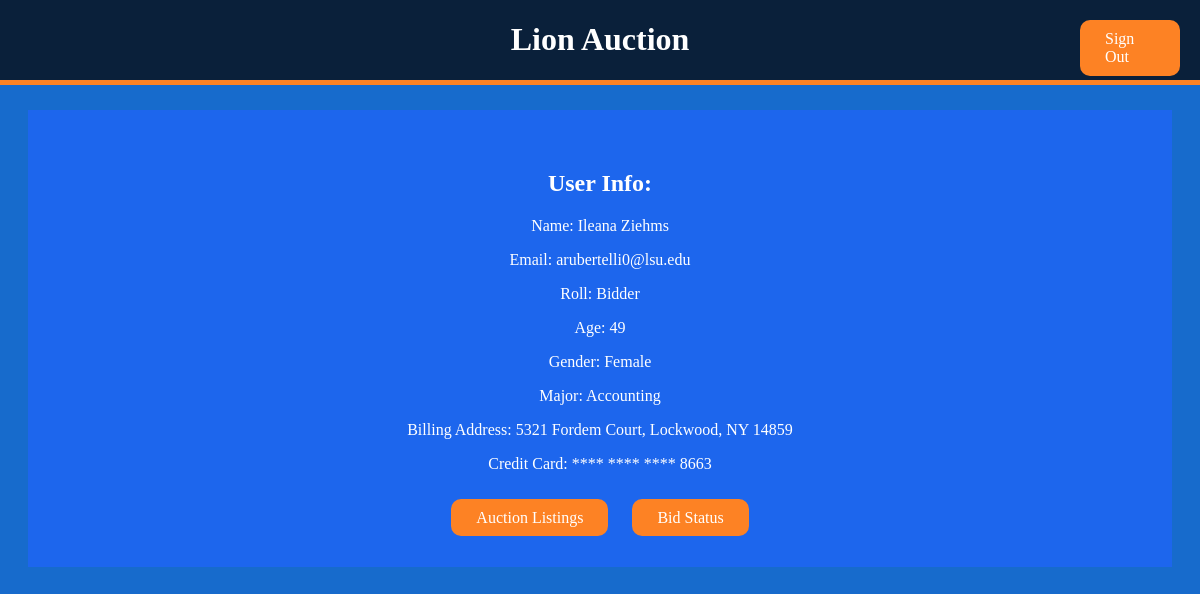
Screenshot of /bidderMain (signed in) with the database file from the repository.
### tables this page shows
CREATE TABLE bidders(email TEXT PRIMARY KEY , first_name TEXT, last_name TEXT, gender TEXT, age INTEGER, home_address_id TEXT, major TEXT, FOREIGN KEY (email) REFERENCES users(email));

### app.py (the view)
@app.route('/bidderMain', methods=['GET', 'POST'])
def bidderMainPage():
    username = session.get('username')
    connection = sql.connect('database.db')
    cursor = connection.execute(
        'SELECT first_name,last_name,age,gender,major,street_num,street_name,city,state,address.zipcode,credit_card_num '
        'FROM bidders,address,zipcode_info,credit_cards '
        'WHERE email=? '
        'AND bidders.home_address_id=address.address_ID '
        'AND address.zipcode=zipcode_info.zipcode '
        'AND bidders.email=credit_cards.Owner_email',
        (username,))
    userInfo = cursor.fetchone()
    data = {"name": userInfo[0] + " " + userInfo[1],
            "email": username,
            "roll": "Bidder",
            "age": userInfo[2],
            "gender": userInfo[3],
            "major": userInfo[4].title(),
            "address": str(userInfo[5]) + " " + userInfo[6] + ", " + userInfo[7] + ", " + userInfo[8] + " " + str(
                userInfo[9]),
            "card": "**** **** **** " + userInfo[10][-4:]
            }
    return render_template('bidderMain.html', data=data)

### templates/bidderMain.html (shortened to what this page needs)
<!DOCTYPE html>
<html lang="en" dir="ltr">
<head>
    <link rel="stylesheet" href="../static/css/mystyle.css">
</head>
<body>
<div class="header">
    <a class="buttonBig" style="position: fixed; margin: 20px 20px 20px 90%" href="/" role="button">Sign Out</a>
    <h1>Lion Auction</h1>
</div>
<div class="content">
    <div style="text-align: center">
        <div class="info" style="vertical-align: middle">
            <h2>User Info:</h2>
            <p>Name: {{ data.name }}</p>
            <p>Email: {{ data.email }}</p>
            <p>Roll: {{ data.roll }}</p>
            <p>Age: {{ data.age }}</p>
            <p>Gender: {{ data.gender }}</p>
            <p>Major: {{ data.major }}</p>
            <p>Billing Address: {{ data.address }}</p>
            <p>Credit Card: {{ data.card }}</p>
        </div>
        <div class="info" style="vertical-align: middle">
            <a class="buttonBig" style="margin-right: 20px" href="/auctionListings" role="button">Auction Listings</a>
            <a class="buttonBig" href="/bidStatus" role="button">Bid Status</a>
        </div>
    </div>
</div>
</body>
</html>

### static/css/mystyle.css (style rules this page uses)
:root { --main: #176BCC; --dark: #0A203A; --alt: #1D66ED; --accent: #FD8224; --darkalt: #15447B }
body { background-color: var(--main); }
h1 { text-align: center; }
h2 { color: white; }
a { border: 10px; }
.header { background-color: var(--dark); color: white; width: 100%; position: fixed; top: 0; left: 0; border-bottom: 5px solid var(--accent); }
.content { background-color: var(--alt); margin: 110px 20px 50px; padding: 30px 5px; }
.buttonBig { background-color: var(--accent); border: none; color: white; padding: 10px 25px; font-size: 16px; border-radius: 10px; text-decoration:none; }
.info { color: white; font-size: 16px; padding: 10px 25px; }

### rows the page displays
bidders: age "49", gender "Female", major "Accounting"

### other values shown
{{ data.name }} "Ileana Ziehms"
{{ data.email }} "arubertelli0@lsu.edu"
{{ data.roll }} "Bidder"
{{ data.address }} "5321 Fordem Court, Lockwood, NY 14859"
{{ data.card }} "**** **** **** 8663"
